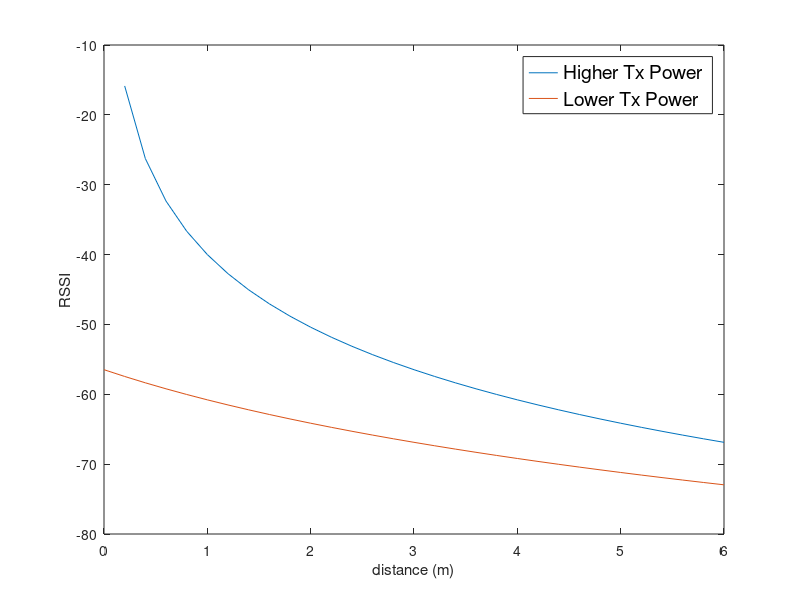

MATLAB code for this plot:
b1=[-40,15,1];
x1=0:0.2:6;
y1=b1(1)-b1(2).*log(x1./b1(3));

b2=[-40,15,1];
x2=0:0.2:6;
y2=b2(1)-b2(2).*log((x2+3)./b2(3));

plot(x1,y1,x2,y2);
xlabel('distance (m)');
ylabel('RSSI');
h_legend = legend('Higher Tx Power','Lower Tx Power');
set(h_legend,'FontSize',14);